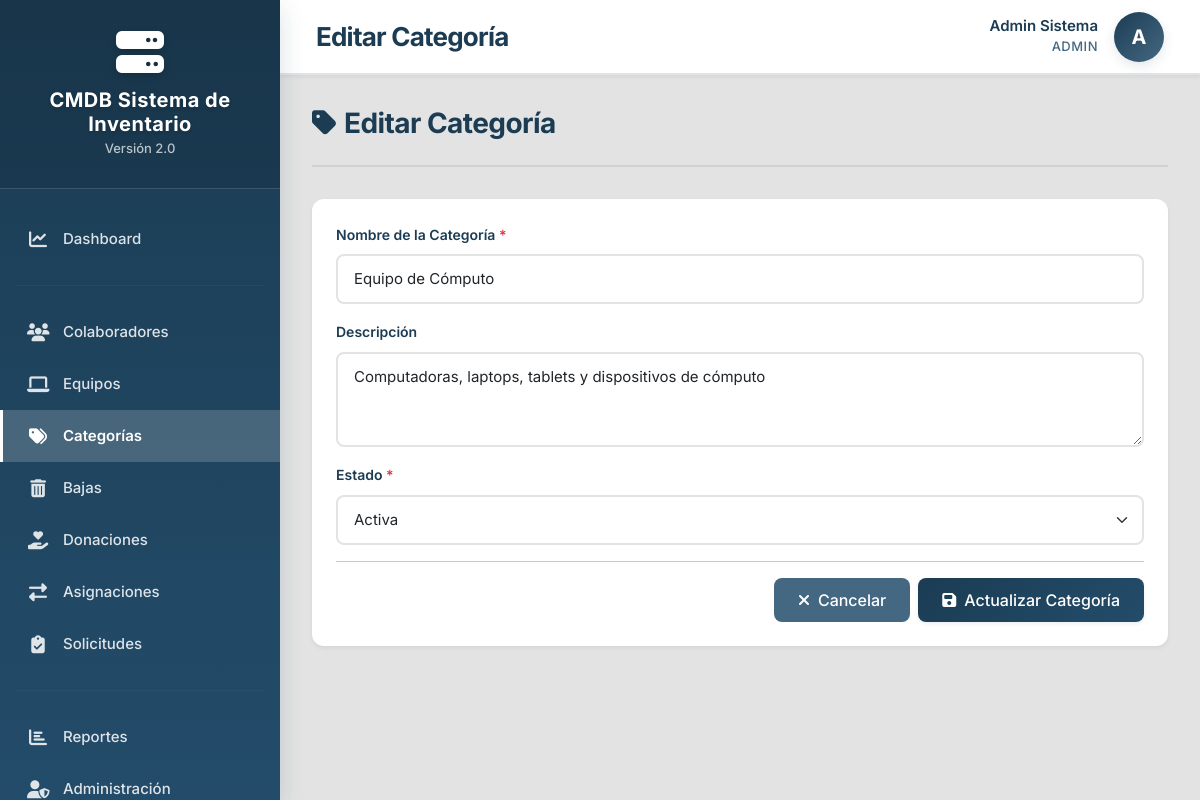
The app's page /public/index.php?route=categorias&action=editar&id=4 (signed in) with its own data.
### tables this page shows
CREATE TABLE IF NOT EXISTS `categorias` (
  `id` int NOT NULL AUTO_INCREMENT,
  `nombre` varchar(100) NOT NULL,
  `descripcion` text,
  `estado` enum('activa','inactiva') NOT NULL DEFAULT 'activa',
  `created_at` timestamp NULL DEFAULT CURRENT_TIMESTAMP,
  `updated_at` timestamp NULL DEFAULT CURRENT_TIMESTAMP ON UPDATE CURRENT_TIMESTAMP,
  PRIMARY KEY (`id`),
  UNIQUE KEY `nombre` (`nombre`),
  KEY `idx_nombre` (`nombre`),
  KEY `idx_estado` (`estado`)
);

### src/Controllers/CategoriaController.php (called while the page is built, shortened)
<?php
class CategoriaController extends BaseController
{
    private $categoriaModel;
    public function __construct() {
        $this->categoriaModel = new Categoria();
    }
    public function editar() {
        $id = $_GET['id'] ?? null;
        $categoria = $this->categoriaModel->find($id);
        $this->render('Views/categorias/editar.php', [
            'pageTitle' => 'Editar Categoría',
            'categoria' => $categoria
        ]);
    }
}

### public/index.php (called while the page is built, shortened)
<?php
require_once '../src/Core/helpers.php';
require_once '../config/database.php';
try {
    $action = $_GET['action'] ?? 'index';
    $controller = new $controllerClass();
    $controller->$action();
} catch (Throwable $e) {
    if ($e->getCode() === 404) {
        http_response_code(404);
        echo "<h1>404 - Página no encontrada</h1>";
        echo "<p>" . htmlspecialchars($e->getMessage()) . "</p>";
    } else {
        handleException($e);
    }
    exit;
}

### src/Core/Database.php (called while the page is built, shortened)
<?php
class Database
{
    private static $instance = null;
    private $connection;
    private function __construct() {
        try {
            $dsn = 'mysql:host=' . DB_HOST . ';dbname=' . DB_NAME . ';charset=' . DB_CHARSET;
            $this->connection = new PDO($dsn, DB_USER, DB_PASS, [
                PDO::ATTR_ERRMODE => PDO::ERRMODE_EXCEPTION,
                PDO::ATTR_DEFAULT_FETCH_MODE => PDO::FETCH_ASSOC,
                PDO::ATTR_EMULATE_PREPARES => false,
            ]);
        } catch (PDOException $e) {
            throw new \Exception("Error de conexión a la base de datos: " . $e->getMessage());
        }
    }
    public static function getInstance() {
        if (self::$instance === null) {
            self::$instance = new self();
        }
        return self::$instance;
    }
    public function getConnection() {
        return $this->connection;
    }
}

### src/Models/Model.php (called while the page is built, shortened)
<?php
class Model
{
    protected $db;
    protected $table;
    protected $primaryKey = 'id';
    public function __construct() {
        $this->db = Database::getInstance()->getConnection();
    }
    public function find($id) {
        $stmt = $this->db->prepare("SELECT * FROM {$this->table} WHERE {$this->primaryKey} = ?");
        $stmt->execute([$id]);
        return $stmt->fetch();
    }
}

### src/Core/helpers.php (called while the page is built, shortened)
<?php
function e($string) {
    return htmlspecialchars($string ?? '', ENT_QUOTES, 'UTF-8');
}

### src/Views/categorias/editar.php (the view, shortened to what this page needs)
<div class="page-header">
    <h2><i class="fas fa-tag me-2"></i>Editar Categoría</h2>
</div>
<div class="card">
    <div class="card-body">
        <form method="POST" action="index.php?route=categorias&action=actualizar">
            <div class="mb-3">
                <label for="nombre" class="form-label">Nombre de la Categoría <span class="text-danger">*</span></label>
                <input type="text"
                       class="form-control"
                       id="nombre"
                       name="nombre"
                       value="<?= e($categoria['nombre']) ?>"
                       required
                       maxlength="100">
            </div>
            <div class="mb-3">
                <label for="descripcion" class="form-label">Descripción</label>
                <textarea class="form-control"
                          id="descripcion"
                          name="descripcion"
                          rows="3"><?= e($categoria['descripcion'] ?? '') ?></textarea>
            </div>
            <div class="mb-3">
                <label for="estado" class="form-label">Estado <span class="text-danger">*</span></label>
                <select class="form-select" id="estado" name="estado" required>
                    <option value="activa" <?= $categoria['estado'] === 'activa' ? 'selected' : '' ?>>Activa</option>
                </select>
            </div>
            <hr>
            <div class="d-flex justify-content-end gap-2">
                <a href="index.php?route=categorias" class="btn btn-secondary">
                    <i class="fas fa-times me-2"></i>Cancelar
                </a>
                <button type="submit" class="btn btn-primary">
                    <i class="fas fa-save me-2"></i>Actualizar Categoría
                </button>
            </div>
        </form>
    </div>
</div>

### public/assets/css/custom.css (style rules this page uses)
:root { --color-primary: #1B3C53; --color-secondary: #234C6A; --color-tertiary: #456882; --color-background: #E3E3E3; --color-success: #28a745; --color-danger: #dc3545; --color-warning: #ffc107; --color-info: #17a2b8; --sidebar-width: 280px; --header-height: 75px; --border-radius: 12px; --transition-speed: 0.3s; --shadow-sm: 0 2px 4px rgba(27, 60, 83, 0.08); --shadow-md: 0 4px 12px rgba(27, 60, 83, 0.12); --shadow-lg: 0 8px 24px rgba(27, 60, 83, 0.16); --font-family: 'Inter', -apple-system, BlinkMacSystemFont, 'Segoe UI', Roboto, sans-serif; }
body { font-family: var(--font-family); background-color: var(--color-background); color: #2c3e50; font-size: 15px; line-height: 1.6; overflow-x: hidden; }
h1, h2, h3, h4, h5, h6 { font-weight: 600; color: var(--color-primary); letter-spacing: -0.02em; }
.page-header { margin-bottom: 32px; padding-bottom: 16px; border-bottom: 2px solid rgba(27, 60, 83, 0.1); }
.page-header h2 { margin: 0 0 8px 0; font-size: 28px; color: var(--color-primary); font-weight: 700; }
.card { border: none; border-radius: var(--border-radius); box-shadow: var(--shadow-sm); margin-bottom: 24px; transition: all var(--transition-speed) ease; background: white; }
.card-body { padding: 24px; }
.btn-primary { background: linear-gradient(135deg, var(--color-primary), var(--color-secondary)); border: none; padding: 12px 28px; font-weight: 600; border-radius: 8px; transition: all var(--transition-speed) ease; box-shadow: var(--shadow-sm); }
.btn-secondary { background: var(--color-tertiary); border: none; color: white; font-weight: 600; }
.btn { border-radius: 8px; font-weight: 500; padding: 10px 24px; transition: all var(--transition-speed) ease; }
.form-control, .form-select { border-radius: 8px; border: 2px solid var(--color-background); padding: 12px 16px; transition: all var(--transition-speed) ease; font-size: 15px; }
.form-label { font-weight: 600; color: var(--color-primary); margin-bottom: 8px; font-size: 14px; }

### records on screen
categorias: nombre "Equipo de Cómputo", descripcion "Computadoras, laptops, tablets y dispositivos de cómputo", estado "Activa"

### other values on screen
APP_NAME "CMDB Sistema de Inventario"
APP_VERSION "2.0"
$pageTitle "Editar Categoría"
currentUser()['nombre'] . ' ' . currentUser()['apellido'] "Admin Sistema"
currentUser()['rol'] "ADMIN"
substr(currentUser()['nombre'], 0, 1) "A"
